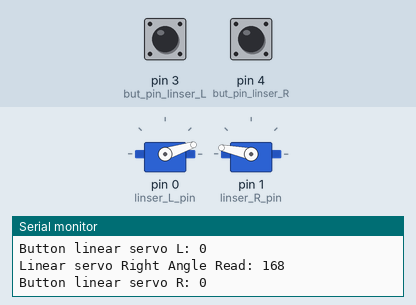
Simulated run of this sketch. Board: Teensy 4. On the bench: 2 × servo, the last lines printed to the serial monitor. The inputs (shaded band) are chosen by the test bench; at power-on: pin 3 (but_pin_linser_L) LOW, pin 4 (but_pin_linser_R) LOW.

Above: at 1.3 s.
1.4 s: pin 3 (but_pin_linser_L) pulled HIGH for 3.2 s
At 5.0 s:
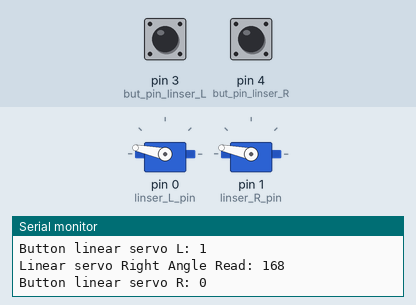
6.1 s: pin 4 (but_pin_linser_R) pulled HIGH for 0.25 s
At 6.5 s:
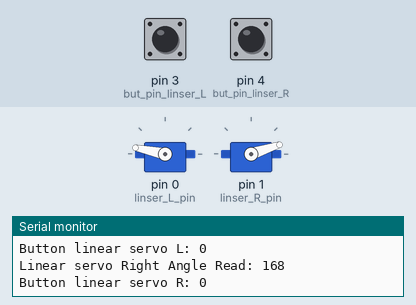
7.8 s: pin 3 (but_pin_linser_L) pulled HIGH for 0.25 s
At 9.1 s:
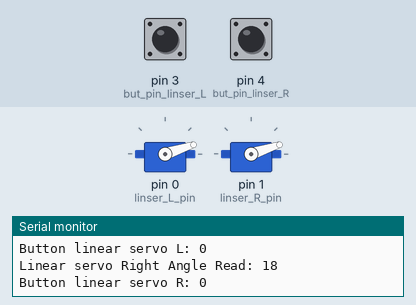
9.5 s: pin 4 (but_pin_linser_R) pulled HIGH for 1 s
At 10.7 s:
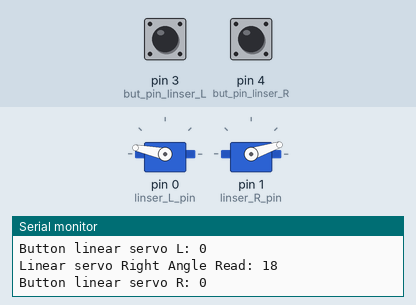
Timing chart, 0 to 12.5 s (numbered marks = the images above; inputs shaded):
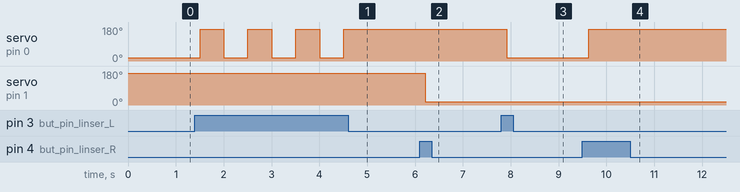

The sketch:

but_test_lin_ser.ino
```cpp
#include <PWMServo.h>

PWMServo linser_L;
PWMServo linser_R;

int but_pin_linser_L = 3;
int but_pin_linser_R = 4;

int lower_angle = 18;
int upper_angle = 168;
int linser_L_pos = lower_angle;     //linear servo lower responsive angle as 18 deg and upper as 168 deg
int linser_R_pos = upper_angle;

int linser_L_pin = 0;
int linser_R_pin = 1;

int but_L_state = 0;
int but_R_state = 0;


void setup() {
  // put your setup code here, to run once:
    Serial.begin(9600);

    pinMode(but_pin_linser_L, INPUT);
    pinMode(but_pin_linser_R, INPUT);

    linser_L.attach(linser_L_pin, 544, 2400);  // attached pin number on Teensy as defined above
    linser_L.write(linser_L_pos);
    linser_R.attach(linser_R_pin, 544, 2400);  // attached pin number on Teensy as defined above
    linser_R.write(linser_R_pos);

    Serial.printf("linear servo Left Angle Read %d\r\n", linser_L_pos);
    Serial.printf("Linear servo Right Angle Read %d\r\n\n", linser_R_pos);
    delay(100);
}

void loop() {

  but_L_state = digitalRead(but_pin_linser_L);
  but_R_state = digitalRead(but_pin_linser_R);

  linser_L_pos = linser_L.read();
  linser_R_pos = linser_R.read();

  //To extend Left shaft and Right shaft to shut the mechanism
  if (but_L_state == HIGH && linser_L_pos <= lower_angle){
    linser_L.write(upper_angle);
    delay(300);
  }
  else if (but_L_state == HIGH && linser_L_pos >= upper_angle){
    linser_L.write(lower_angle);
    delay(300);
  }

  if (but_R_state == HIGH && linser_R_pos >= upper_angle){
    linser_R.write(lower_angle);
    delay(300);
  }
  else if (but_R_state == HIGH && linser_R_pos <= lower_angle){
    linser_L.write(upper_angle);
    delay(300);
  }
  Serial.printf("Linear servo Left Angle Read: %d\r\n", linser_L_pos);
  //Serial.printf("Potentiometer control linear servo L: %d\r\n\n", pot_valmap_linser_L);
  Serial.printf("Button linear servo L: %d\r\n\n", but_L_state);
  Serial.printf("Linear servo Right Angle Read: %d\r\n", linser_R_pos);
  //Serial.printf("Potentiometer control linear servo R: %d\r\n\n", pot_valmap_linser_R);
  Serial.printf("Button linear servo R: %d\r\n\n", but_R_state);
  delay(200);


//  for (pos = 0; pos <= 180; pos += 1) { // goes from 0 degrees to 180 degrees
//    // in steps of 1 degree
//    P16.write(pos);              // tell servo to go to position in variable 'pos'
//    delay(30);                       // waits 15ms for the servo to reach the position
//  }
//  for (pos = 180; pos >= 0; pos -= 1) { // goes from 180 degrees to 0 degrees
//    P16.write(pos);              // tell servo to go to position in variable 'pos'
//    delay(30);                       // waits 15ms for the servo to reach the position
//  }
}
```

Measured:
- after the input at 1.4 s, servo on pin 0 (linser_L_pin): alternates 168° for 0.50 s and 18° for 0.50 s, 7 changes in all, then stays 168°, starting after 0.11 s
- after the input at 6.1 s, servo on pin 1 (linser_R_pin): 168° → 18° after 0.12 s
- after the input at 7.8 s, servo on pin 0 (linser_L_pin): 168° → 18° after 0.12 s
- after the input at 9.5 s, servo on pin 0 (linser_L_pin): 18° → 168° after 0.13 s
